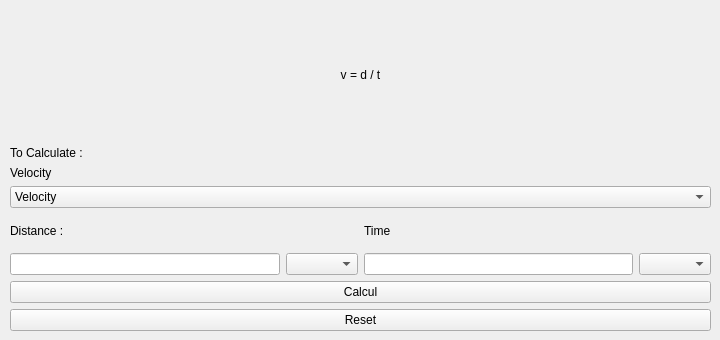
      <widget class="QWidget" name="tab_6">
       <attribute name="title">
        <string>Distance covered</string>
       </attribute>
       <widget class="QWidget" name="layoutWidget">
        <property name="geometry">
         <rect>
          <x>10</x>
          <y>10</y>
          <width>701</width>
          <height>321</height>
         </rect>
        </property>
        <layout class="QGridLayout" name="gridLayout_12">
         <item row="2" column="0">
          <widget class="QPushButton" name="velocity_calc">
           <property name="text">
            <string>Calcul</string>
           </property>
          </widget>
         </item>
         <item row="0" column="0">
          <widget class="QLabel" name="label_14">
           <property name="text">
            <string>v = d / t</string>
           </property>
           <property name="alignment">
            <set>Qt::AlignCenter</set>
           </property>
          </widget>
         </item>
         <item row="3" column="0">
          <widget class="QPushButton" name="velocity_reset">
           <property name="text">
            <string>Reset</string>
           </property>
          </widget>
         </item>
         <item row="1" column="0">
          <layout class="QGridLayout" name="gridLayout_11">
           <item row="1" column="1">
            <layout class="QGridLayout" name="gridLayout_10">
             <item row="0" column="0">
              <widget class="QLabel" name="velocity_input2Label">
               <property name="text">
                <string>Time</string>
               </property>
              </widget>
             </item>
             <item row="1" column="0">
              <widget class="QLineEdit" name="veloity_input2"/>
             </item>
             <item row="1" column="1">
              <widget class="QComboBox" name="velocity_unitInput2"/>
             </item>
            </layout>
           </item>
           <item row="1" column="0">
            <layout class="QGridLayout" name="gridLayout_9">
             <item row="0" column="0">
              <widget class="QLabel" name="velocity_input1Label">
               <property name="text">
                <string>Distance :</string>
               </property>
              </widget>
             </item>
             <item row="1" column="0">
              <widget class="QLineEdit" name="velocity_input1"/>
             </item>
             <item row="1" column="1">
              <widget class="QComboBox" name="velocity_unitInput1"/>
             </item>
            </layout>
           </item>
           <item row="0" column="0" colspan="2">
            <layout class="QVBoxLayout" name="verticalLayout_3">
             <item>
              <widget class="QLabel" name="label_11">
               <property name="text">
                <string>To Calculate :</string>
               </property>
              </widget>
             </item>
             <item>
              <widget class="QLabel" name="label_12">
               <property name="text">
                <string>Velocity</string>
               </property>
              </widget>
             </item>
             <item>
              <widget class="QComboBox" name="velocity_choiceDtCovered">
               <item>
                <property name="text">
                 <string>Velocity</string>
                </property>
               </item>
               <item>
                <property name="text">
                 <string>Distance</string>
                </property>
               </item>
               <item>
                <property name="text">
                 <string>Time</string>
                </property>
               </item>
              </widget>
             </item>
            </layout>
           </item>
          </layout>
         </item>
        </layout>
       </widget>
      </widget>
